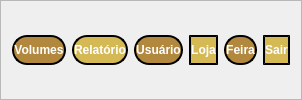
     <widget class="QFrame" name="frame">
      <property name="frameShape">
       <enum>QFrame::StyledPanel</enum>
      </property>
      <property name="frameShadow">
       <enum>QFrame::Raised</enum>
      </property>
      <layout class="QHBoxLayout" name="horizontalLayout">
       <item>
        <widget class="QPushButton" name="btn_volumes">
         <property name="minimumSize">
          <size>
           <width>0</width>
           <height>30</height>
          </size>
         </property>
         <property name="styleSheet">
          <string notr="true">QPushButton{color: rgb(255,255,255);border-style: outset;border-width: 2px; border-radius: 15px;font.setPointSize(12); font-weight: bold; background-color: rgb(178,136,62);border-color: black;}

QPushButton:hover{background-color: #F2DF80; color:black}</string>
         </property>
         <property name="text">
          <string>Volumes</string>
         </property>
        </widget>
       </item>
       <item>
        <widget class="QPushButton" name="btn_Relatorio">
         <property name="minimumSize">
          <size>
           <width>0</width>
           <height>30</height>
          </size>
         </property>
         <property name="styleSheet">
          <string notr="true">QPushButton{color: rgb(255,255,255);border-style: outset;border-width: 2px; border-radius: 15px;font.setPointSize(12); font-weight: bold; background-color: rgb(213,185,85);border-color: black;}

QPushButton:hover{background-color: #F2DF80; color:black}</string>
         </property>
         <property name="text">
          <string>Relatório</string>
         </property>
        </widget>
       </item>
       <item>
        <widget class="QPushButton" name="btn_Usuario">
         <property name="minimumSize">
          <size>
           <width>0</width>
           <height>30</height>
          </size>
         </property>
         <property name="maximumSize">
          <size>
           <width>16777215</width>
           <height>16777215</height>
          </size>
         </property>
         <property name="styleSheet">
          <string notr="true">QPushButton{color: rgb(255,255,255);border-style: outset;border-width: 2px; border-radius: 15px;font.setPointSize(12); font-weight: bold; background-color: rgb(178,136,62);border-color: black;}

QPushButton:hover{background-color: #F2DF80; color:black}</string>
         </property>
         <property name="text">
          <string>Usuário</string>
         </property>
        </widget>
       </item>
       <item>
        <widget class="QPushButton" name="btn_loja">
         <property name="minimumSize">
          <size>
           <width>0</width>
           <height>30</height>
          </size>
         </property>
         <property name="styleSheet">
          <string notr="true">QPushButton{color: rgb(255,255,255);border-style: outset;border-width: 2px; border-radius: 15px;font.setPointSize(12); font-weight: bold; background-color: rgb(213,185,85);border-color: black;}

QPushButton:hover{background-color: #F2DF80; color:black}</string>
         </property>
         <property name="text">
          <string>Loja</string>
         </property>
        </widget>
       </item>
       <item>
        <widget class="QPushButton" name="btn_feiras">
         <property name="minimumSize">
          <size>
           <width>0</width>
           <height>30</height>
          </size>
         </property>
         <property name="styleSheet">
          <string notr="true">QPushButton{color: rgb(255,255,255);border-style: outset;border-width: 2px; border-radius: 15px;font.setPointSize(12); font-weight: bold; background-color: rgb(178,136,62);border-color: black;}

QPushButton:hover{background-color: #F2DF80; color:black}</string>
         </property>
         <property name="text">
          <string>Feira</string>
         </property>
        </widget>
       </item>
       <item>
        <widget class="QPushButton" name="btn_Sair">
         <property name="minimumSize">
          <size>
           <width>0</width>
           <height>30</height>
          </size>
         </property>
         <property name="styleSheet">
          <string notr="true">QPushButton{color: rgb(255,255,255);border-style: outset;border-width: 2px; border-radius: 15px;font.setPointSize(12); font-weight: bold; background-color: rgb(213,185,85);border-color: black;}

QPushButton:hover{background-color: #F2DF80; color:black}</string>
         </property>
         <property name="text">
          <string>Sair</string>
         </property>
        </widget>
       </item>
      </layout>
     </widget>
